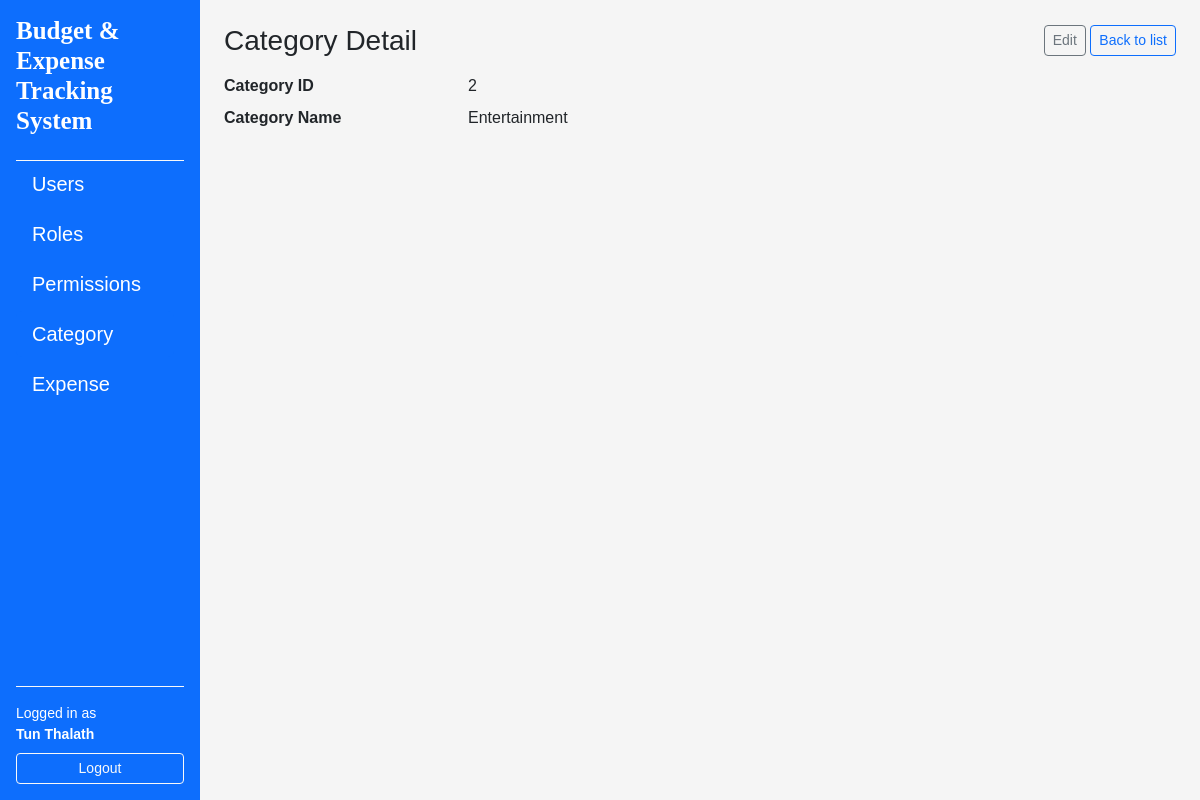
Page /categories/2 (signed in) on the committed database.
### app/models/user.py (models this page shows, shortened)
class User(UserMixin, db.Model):
    __tablename__ = "users"
    id = db.Column(db.Integer, primary_key=True)
    username = db.Column(db.String(80), unique=True, nullable=False)
    email = db.Column(db.String(120), unique=True, nullable=False)
    full_name = db.Column(db.String(120), nullable=False)
    is_active = db.Column(db.Boolean, default=True, nullable=False)
    password_hash = db.Column(db.String(255), nullable=False)
    created_at = db.Column(db.DateTime, default=datetime.utcnow, nullable=False)
    updated_at = db.Column(db.DateTime, default=datetime.utcnow, onupdate=datetime.utcnow, nullable=False)
    roles = db.relationship("Role", secondary=user_roles, back_populates="users")

### app/models/categories.py (models this page shows, shortened)
class Category(db.Model):
    __tablename__="categories"
    id = db.Column(db.Integer, primary_key=True)
    name = db.Column(db.String(15), unique=True, nullable=False)
    description = db.Column(db.String(255))
    created_at = db.Column(db.DateTime, default=datetime.utcnow, nullable=False)
    updated_at = db.Column(db.DateTime, default=datetime.utcnow, onupdate=datetime.utcnow, nullable=False)
    expenses = db.relationship("Expense", secondary=expense_categories, back_populates="categories")

### app/routes/category_routes.py (the view)
@category_bp.route("/<int:category_id>")
@login_required
def detail(category_id: int):
    category = CategoryService.get_by_id(category_id)
    if category is None:
        abort(404)
    return render_template("categories/detail.html", category=category)

### app/services/category_services.py (called while the page is built)
    @staticmethod
    def get_by_id(category_id: int) -> Optional[Category]:
        return Category.query.get(category_id)

### app/templates/categories/detail.html (shortened to what this page needs)
{% extends "layouts/base.html" %}
{% block content %}
<div class="d-flex justify-content-between align-items-center mb-3">
    <h1 class="h3 mb-0">Category Detail</h1>
    <div>
        <a href="{{ url_for('categories.edit', category_id=category.id) }}"
           class="btn btn-sm btn-outline-secondary">Edit</a>
        <a href="{{ url_for('categories.index') }}"
           class="btn btn-sm btn-outline-primary">Back to list</a>
    </div>
</div>
<dl class="row">
    <dt class="col-sm-3">Category ID </dt>
    <dd class="col-sm-9">{{ category.id }}</dd>
    <dt class="col-sm-3">Category Name</dt>
    <dd class="col-sm-9">{{ category.name }}</dd>
</dl>
{% endblock %}

### app/templates/layouts/base.html (shortened to what this page needs)
<!doctype html>
<html lang="en">
    <head>
        <link href="https://cdn.jsdelivr.net/npm/bootstrap@5.3.8/dist/css/bootstrap.min.css" rel="stylesheet" />
        <link rel="stylesheet" href="https://cdnjs.cloudflare.com/ajax/libs/font-awesome/4.7.0/css/font-awesome.min.css">
        <link rel="stylesheet" href="{{ url_for('static', filename='css/style.css') }} " />
    </head>
    <body>
        <div class="container-fluid">
            <div class="row min-vh-100">
                {% if current_user.is_authenticated %}
                <nav class="col-12 col-md-3 col-lg-2 bg-primary text-white d-flex flex-column p-3">
                    <h5 class="mb-4 title">Budget & Expense Tracking System</h5>
                    <div class="flex-grow-1 overflow-auto border-top border-light">
                        <ul class="nav nav-pills flex-column gap-1">
                            <li class="nav-item">
                                <a href="{{ url_for('users.index') }}"
                                class="nav-link text-white {% if request.blueprint == 'users' %}active{% endif %}">
                                    Users
                                </a>
                            </li>
                            <li class="nav-item">
                                <a href="{{ url_for('roles.index') }}"
                                class="nav-link text-white {% if request.blueprint == 'roles' %}active{% endif %}">
                                    Roles
                                </a>
                            </li>
                            <li class="nav-item">
                                <a href="{{ url_for('permissions.index') }}"
                                class="nav-link text-white {% if request.blueprint == 'permissions' %}active{% endif %}">
                                    Permissions
                                </a>
                            </li>
                            <li class="nav-item">
                                <a href="{{ url_for('categories.index') }}"
                                class="nav-link text-white {% if request.blueprint == 'categories' %}active{% endif %}">
                                    Category
                                </a>
                            </li>
                            <li class="nav-item">
                                <a href="{{ url_for('expenses.index') }}"
                                class="nav-link text-white {% if request.blueprint == 'expenses' %}active{% endif %}">
                                    Expense
                                </a>
                            </li>
                        </ul>
                    </div>
                    <div class="mt-auto pt-3 border-top border-light">
                        {% if current_user.is_authenticated %}
                            <div class="small mb-2">
                                Logged in as<br>
                                <strong>{{ current_user.full_name }}</strong>
                            </div>
                            <a href="{{ url_for('auth.logout') }}"
                            class="btn btn-outline-light btn-sm w-100">
                                Logout
                            </a>
                        {% else %}
                            <a href="{{ url_for('auth.login') }}"
                            class="btn btn-outline-light btn-sm w-100">
                                Login
                            </a>
                        {% endif %}
                    </div>
                </nav>
                {% endif %}
                <main class="col-12 col-md-9 col-lg-10 p-4">
                    {% block content %}{% endblock %}
                </main>
            </div>
        </div>
    </body>
</html>

### app/static/css/style.css (style rules this page uses)
body { background-color: #f5f5f5; font-family: Arial; }
nav a { margin-right: 10px; }
.title { font-family: 'Times New Roman', Times, serif; font-weight: 700; font-size: 25px; }
.nav-item { font-size: 20px; }

### rows in the picture
User: full_name "Tun Thalath"
Category: id "2", name "Entertainment"
